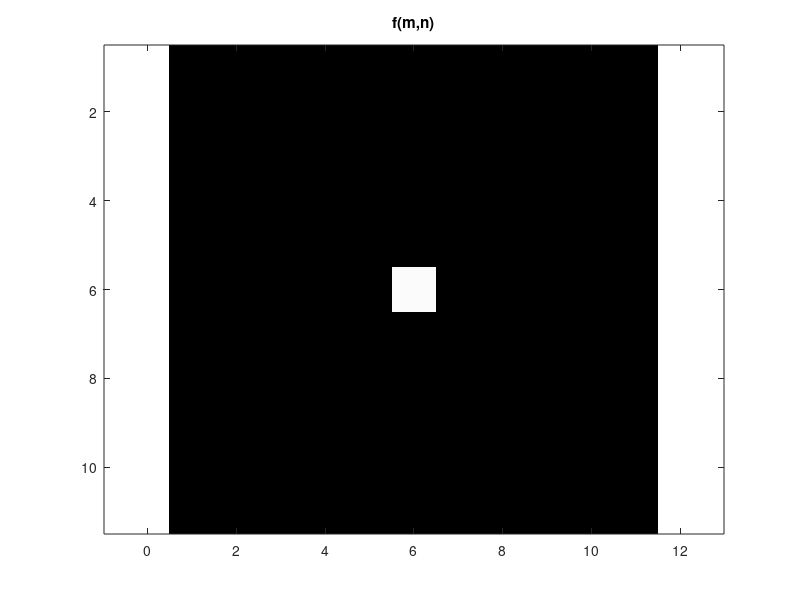
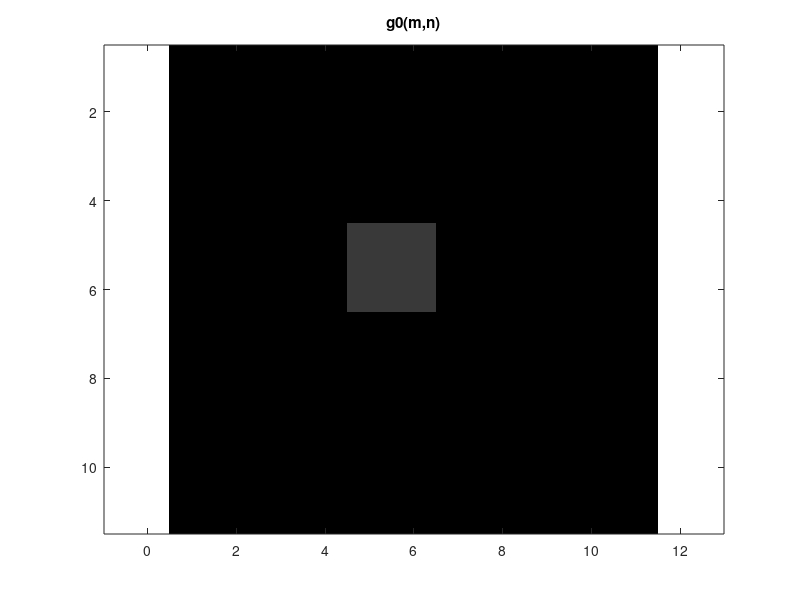
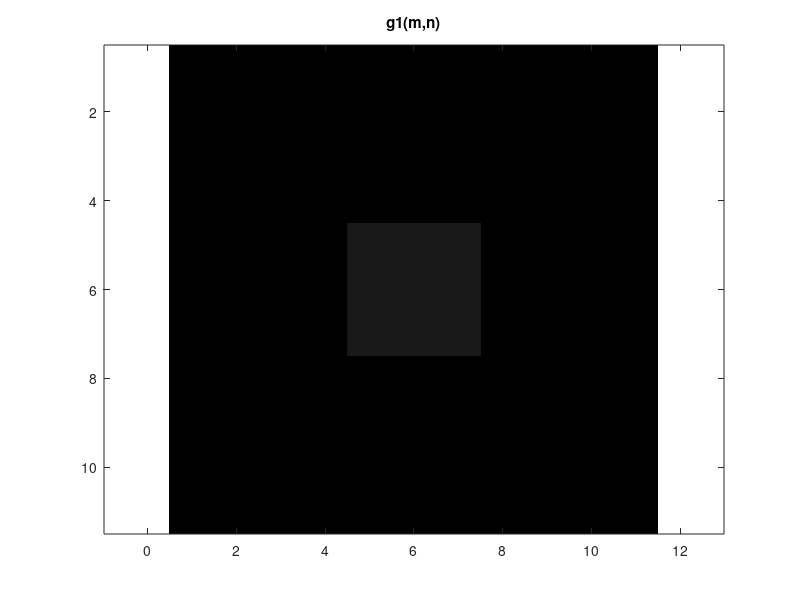
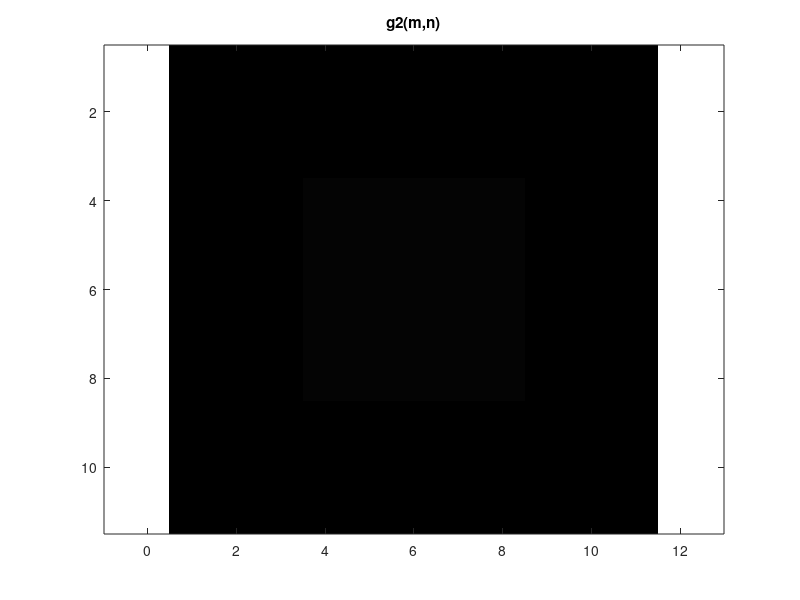

The MATLAB script that drew these images, in order:
clc
close all
clear all

%filtrado pasa bajas unitario

i=zeros(11,11)
i(6,6)=63
figure;image(i); colormap(gray(64));title('f(m,n)')
axis equal

h0=(1/4)*[1 1;  1 1];
g0=conv2(i,h0,'same')
figure;image(g0); colormap(gray(64));title('g0(m,n)')
axis equal

h1=(1/9)*[1 1 1; 1 1 1; 1 1 1];
g1=conv2(i,h1,'same')
figure;image(g1); colormap(gray(64));title('g1(m,n)')
axis equal

h2=(1/25)*[1 1 1 1 1 ; 1 1 1 1 1; 1 1 1 1 1; 1 1 1 1 1; 1 1 1 1 1];
g2=conv2(i,h2,'same')
figure;image(g2); colormap(gray(64));title('g2(m,n)')
axis equal

h3=(1/49)*[1 1 1 1 1 1 1 ; 1 1 1 1 1 1 1; 1 1 1 1 1 1 1; 1 1 1 1 1 1 1; 1 1 1 1 1 1 1; 1 1 1 1 1 1 1; 1 1 1 1 1 1 1];
g3=conv2(i,h3,'same')
figure;image(g3); colormap(gray(64));title('g3(m,n)')
axis equal

h4=(1/81)*[1 1 1 1 1 1 1 1 1; 1 1 1 1 1 1 1 1 1; 1 1 1 1 1 1 1 1 1; 1 1 1 1 1 1 1 1 1; 1 1 1 1 1 1 1 1 1; 1 1 1 1 1 1 1 1 1; 1 1 1 1 1 1 1 1 1; 1 1 1 1 1 1 1 1 1; 1 1 1 1 1 1 1 1 1];
g4=conv2(i,h4,'same')
figure;image(g4); colormap(gray(64));title('g4(m,n)')
axis equal

h5=(1/121)*[1 1 1 1 1 1 1 1 1 1 1; 1 1 1 1 1 1 1 1 1 1 1; 1 1 1 1 1 1 1 1 1 1 1; 1 1 1 1 1 1 1 1 1 1 1; 1 1 1 1 1 1 1 1 1 1 1; 1 1 1 1 1 1 1 1 1 1 1; 1 1 1 1 1 1 1 1 1 1 1; 1 1 1 1 1 1 1 1 1 1 1; 1 1 1 1 1 1 1 1 1 1 1; 1 1 1 1 1 1 1 1 1 1 1; 1 1 1 1 1 1 1 1 1 1 1];
g5=conv2(i,h5,'same')
figure;image(g5); colormap(gray(64));title('g5(m,n)')
axis equal